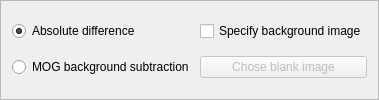
               <widget class="QFrame" name="frame_5">
                <property name="frameShape">
                 <enum>QFrame::StyledPanel</enum>
                </property>
                <property name="frameShadow">
                 <enum>QFrame::Raised</enum>
                </property>
                <layout class="QGridLayout" name="gridLayout_6">
                 <item row="0" column="0">
                  <widget class="QRadioButton" name="rb_absolute">
                   <property name="text">
                    <string>Absolute difference</string>
                   </property>
                   <property name="checked">
                    <bool>true</bool>
                   </property>
                  </widget>
                 </item>
                 <item row="1" column="0">
                  <widget class="QRadioButton" name="rb_MOG">
                   <property name="text">
                    <string>MOG background subtraction</string>
                   </property>
                   <property name="checked">
                    <bool>false</bool>
                   </property>
                  </widget>
                 </item>
                 <item row="0" column="1">
                  <widget class="QCheckBox" name="specify_background_cb">
                   <property name="text">
                    <string>Specify background image</string>
                   </property>
                  </widget>
                 </item>
                 <item row="1" column="1">
                  <widget class="QPushButton" name="choose_background_b">
                   <property name="enabled">
                    <bool>false</bool>
                   </property>
                   <property name="text">
                    <string>Chose blank image</string>
                   </property>
                  </widget>
                 </item>
                </layout>
               </widget>
